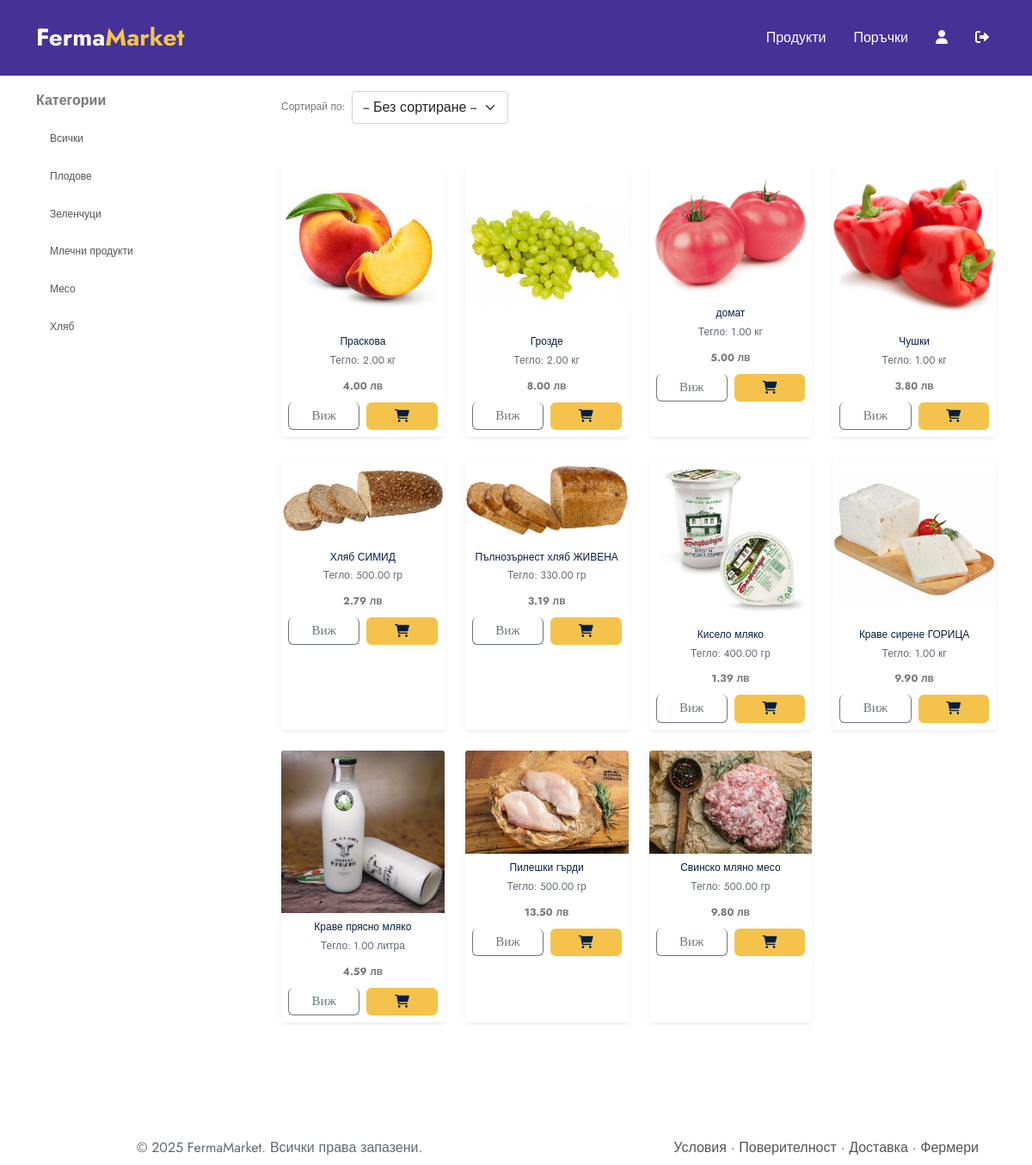
/client/catalog/ (signed in), run on the app's committed database.
### fermamarket/farmers/models.py (models this page shows, shortened)
class Category(models.Model):
    name = models.CharField(max_length=100, unique=True)

class Product(models.Model):
    farmer = models.ForeignKey(FarmerProfile, on_delete=models.CASCADE, related_name='products')
    category = models.ForeignKey(Category, on_delete=models.SET_NULL, null=True, blank=True, related_name='products')
    title = models.CharField(max_length=255)
    description = models.TextField()
    price = models.DecimalField(max_digits=8, decimal_places=2)
    quantity = models.PositiveIntegerField()
    image = models.ImageField(upload_to='product_images/', blank=True, null=True)
    created_at = models.DateTimeField(default=timezone.now)
    weight = models.DecimalField(
        max_digits=6,
        decimal_places=2,
        null=True, blank=True,
        help_text="Тегло или количество (напр. в кг)"
    )
    weight_unit = models.CharField(
        max_length=10,
        choices=[('kg', 'кг'), ('g', 'гр'), ('l', 'литра'), ('pcs', 'брой')],
        default='kg',
        help_text="Мярка за тегло/обем"
    )

### fermamarket/clients/views.py (the view)
# urls.py: path('catalog/', product_catalog, name='product_catalog'),
def product_catalog(request):
    category_name = request.GET.get('category')
    search_query = request.GET.get('search', '')
    categories = Category.objects.all()
    products = Product.objects.all()
    if category_name:
        products = products.filter(category__name=category_name)
    search_query = request.GET.get('search', '').strip().lower()
    if search_query:
        products = products.filter(
            Q(title__icontains=search_query) |
            Q(description__icontains=search_query)
        )
    sort = request.GET.get('sort')
    if sort == 'price_asc':
        products = products.order_by('price')
    elif sort == 'price_desc':
        products = products.order_by('-price')
    return render(request, 'product_catalog.html', {
        'products': products,
        'categories': categories,
        'selected_category': category_name,
        'search_query': search_query,
        'sort': sort,
    })

### templates/product_catalog.html (shortened to what this page needs)
{% extends "base.html" %}
{% load static %}
{% block content %}
<section class="py-3 bgc-f9">
  <div class="container">
    <nav aria-label="breadcrumb">
      <ol class="breadcrumb mb-0">
        <li class="breadcrumb-item"><a href="{% url 'home' %}">Начало</a></li>
        <li class="breadcrumb-item active" aria-current="page">Каталог</li>
      </ol>
    </nav>
  </div>
</section>
<section class="pt-4 pb-5">
  <div class="container">
    <div class="row">
      <div class="col-lg-3 d-none d-lg-block">
  <h5 class="text-dark fw-bold mb-3">Категории</h5>
  <ul class="list-unstyled categories-sidebar">
    <li class="mb-2 {% if not selected_category %}active{% endif %}">
      <a href="{% url 'product_catalog' %}" class="d-block py-2 px-3 rounded">
        Всички
      </a>
    </li>
    {% for cat in categories %}
    <li class="mb-2 {% if selected_category == cat.name %}active{% endif %}">
      <a href="{% url 'product_catalog' %}?category={{ cat.name }}" class="d-block py-2 px-3 rounded">
        {{ cat.name }}
      </a>
    </li>
    {% endfor %}
  </ul>
</div>
      <div class="col-lg-9">
        <div class="row g-4">
        <form method="get" class="d-flex align-items-center mb-4">
            <label class="me-2">Сортирай по:</label>
            <select name="sort" onchange="this.form.submit()" class="form-select w-auto">
                <option value="">-- Без сортиране --</option>
            </select>
        </form>
          {% for product in products %}
          <div class="col-6 col-md-4 col-lg-3">
            <div class="card h-100 shadow-sm border-0">
              <a href="{% url 'product_detail' product.id %}">
                <img src="{{ product.image.url }}" class="card-img-top" alt="{{ product.title }}">
              </a>
              <div class="card-body text-center p-2">
                <h6 class="card-title mb-1">
                <a href="{% url 'product_detail' product.id %}" class="text-decoration-none text-dark">
                    {{ product.title }}
                </a>
              </h6>
               <p>Тегло: {{ product.weight }} {{ product.get_weight_unit_display }}</p>
                <p class="mb-2 fw-bold text-success">{{ product.price }} лв</p>
              <div class="d-flex justify-content-between gap-2">
                <a href="{% url 'product_detail' product.id %}" class="btn btn-outline-secondary btn-sm w-50">
                    Виж
                </a>
                 {% if product.quantity > 0 %}
                <form method="post" action="{% url 'add_to_cart' product.id %}" class="w-50">
                    <button type="submit" class="btn btn-thm btn-sm w-100">
                        <i class="fas fa-shopping-cart"></i>
                    </button>
                </form>
                    {% else %}
                    <div class="text-danger fw-bold w-50 text-center">Изчерпано</div>
                {% endif %}
              </div>
            </div>
            </div>
          </div>
          {% empty %}
          <div class="col-12">
            <p class="text-muted">Няма налични продукти.</p>
          </div>
          {% endfor %}
        </div>
      </div>
    </div>
  </div>
</section>
{% endblock %}

### static/css/ace-responsive-menu.css (style rules this page uses)
a { color: #0d638f;text-shadow: none }
ul { margin: 0px;padding: 0px }

### data on the page
Category: name "Плодове"
Category: name "Зеленчуци"
Category: name "Млечни продукти"
Category: name "Месо"
Category: name "Хляб"
Product: image (picture), title "Праскова", weight "2.00", weight_unit "кг", price "4.00"
Product: image (picture), title "Грозде", weight "2.00", weight_unit "кг", price "8.00"
Product: image (picture), title "домат", weight "1.00", weight_unit "кг", price "5.00"
Product: image (picture), title "Чушки", weight "1.00", weight_unit "кг", price "3.80"
Product: image (picture), title "Хляб СИМИД", weight "500.00", weight_unit "гр", price "2.79"
Product: image (picture), title "Пълнозърнест хляб ЖИВЕНА", weight "330.00", weight_unit "гр", price "3.19"
Product: image (picture), title "Кисело мляко", weight "400.00", weight_unit "гр", price "1.39"
Product: image (picture), title "Краве сирене ГОРИЦА", weight "1.00", weight_unit "кг", price "9.90"
Product: image (picture), title "Краве прясно мляко", weight "1.00", weight_unit "литра", price "4.59"
Product: image (picture), title "Пилешки гърди", weight "500.00", weight_unit "гр", price "13.50"
Product: image (picture), title "Свинско мляно месо", weight "500.00", weight_unit "гр", price "9.80"
